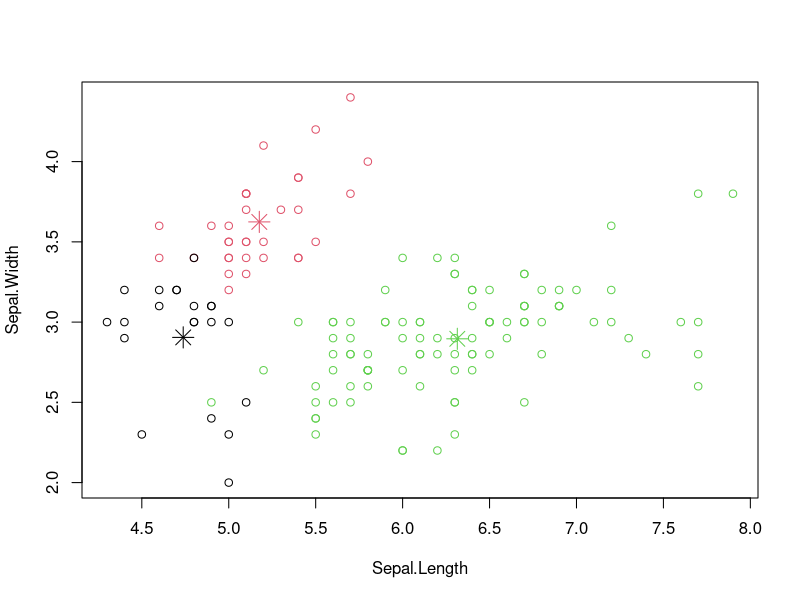
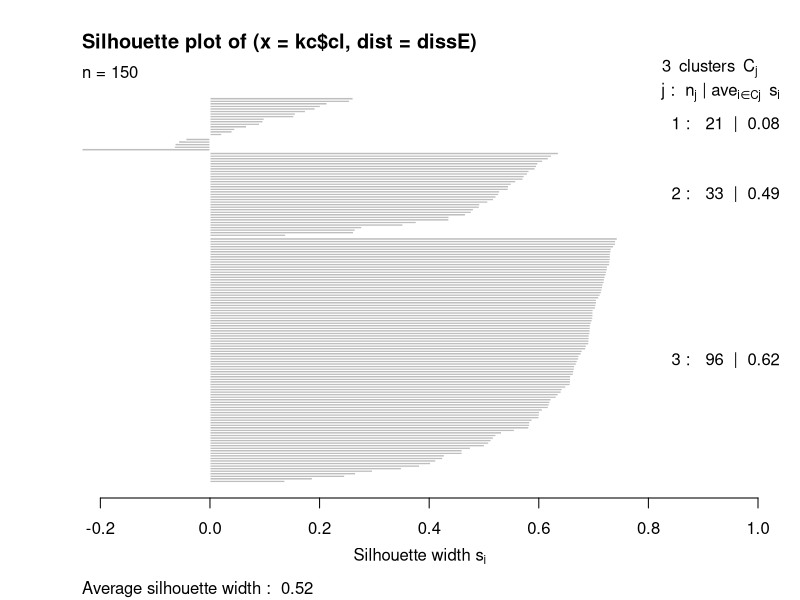

Here is the R script that generated these plots, in order:
data("iris")
newiris<-iris
newiris$Species <- NULL
kc <- kmeans(newiris, 3)

str(kc)
kc$centers
kc$size
kc$cluster

table(iris$Species, kc$cluster)

plot(newiris[, c("Sepal.Length", "Sepal.Width")], col = kc$cluster)
points(kc$centers[,c("Sepal.Length", "Sepal.Width")], col = 1:3, pch = 8, cex=2)

library(cluster)
dissE<-daisy(newiris)
sk<-silhouette(kc$cl,dissE)
plot(sk)